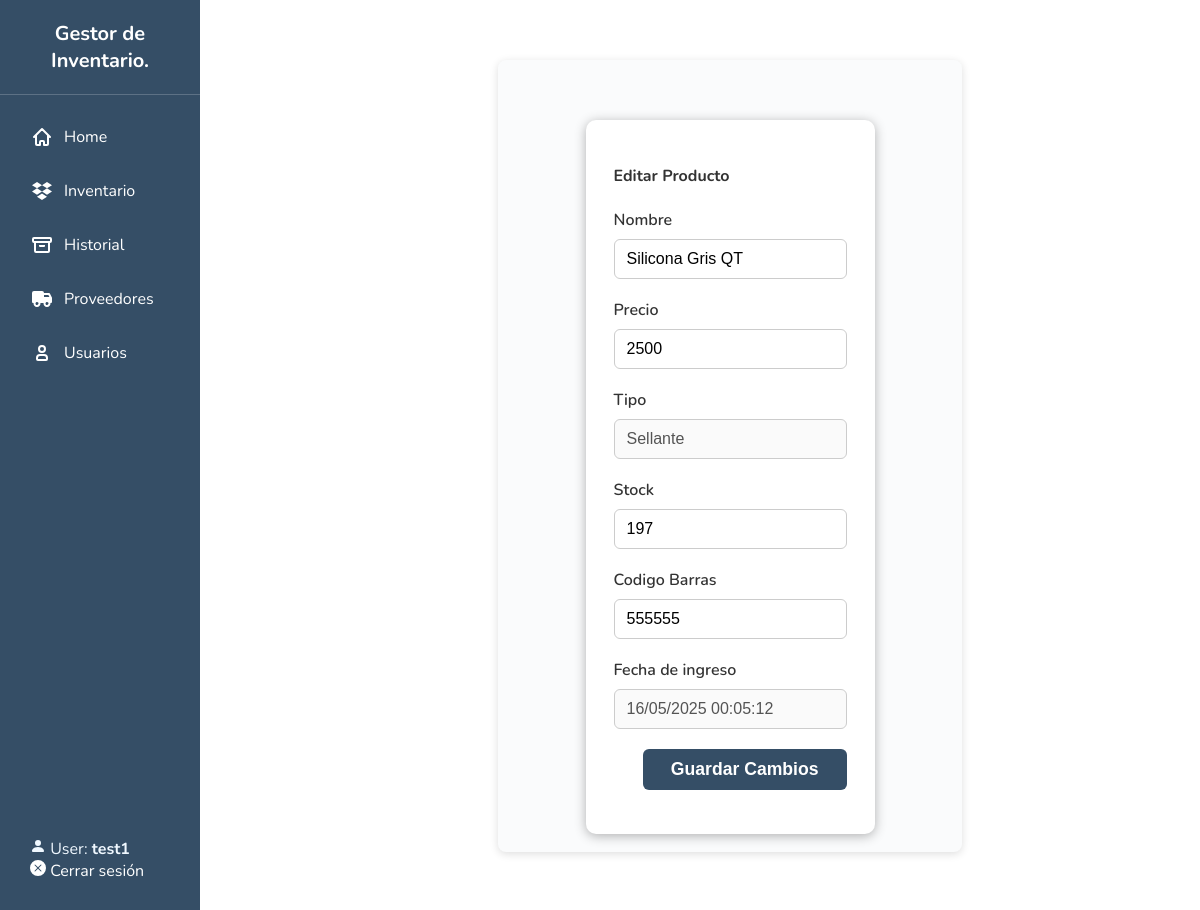
The app's page /sellantes/edit_item/1 (signed in) with its own data.
### inventory/models.py (models this page shows, shortened)
class Producto(models.Model):
    name = models.CharField(max_length=200, default='Sin nombre')
    type = models.CharField(max_length=200, blank=False)
    price = models.IntegerField()
    stock = models.IntegerField(default=0)
    codigo_barras = models.CharField(max_length=50, null=True, blank=True)
    choices = (
        ('AVAILABLE', 'Item ready to be purchased'),
        ('SOLD', 'Item already purchased'),
        ('RESTOCKING', 'Item restocking in a few days')
    )
    status = models.CharField(max_length=10, choices=choices, default='SOLD')
    issues = models.CharField(max_length=50, default="No Issues")
    date_added = models.DateTimeField(default=now, editable=False)
    class Meta:
        abstract = True

class Sellantes(Producto):
    pass

### inventory/views.py (the view)
# urls.py: re_path(r'^sellantes/edit_item/(?P<pk>\d+)$', edit_sellante, name="edit_sellante"),
@login_required
def edit_sellante(request, pk):
    return edit_item(request, pk, Sellantes, SellanteForm)

### inventory/forms.py
class SellanteForm(forms.ModelForm):
    class Meta:
        model = Sellantes
        fields = ['name', 'price', 'type', 'stock', 'codigo_barras']
        labels = {
            'name': 'Nombre',
            'type': 'Tipo',
            'price': 'Precio',
            'stock': 'Stock',
            'codigo_barras':'Codigo Barras'
        }
    def __init__(self, *args, **kwargs):
        super().__init__(*args, **kwargs)
        self.fields['date_added'] = forms.DateTimeField(
            initial=self.instance.date_added, disabled=True, required=False, label='Fecha de ingreso'
        )
        self.fields['type'].disabled = True

### inventory/templates/inv/edit_item.html (shortened to what this page needs)
{% extends 'inv/base.html' %}
{% block body %}
<div class="add-product-container">
  <form method="POST" class="add-product-form">
    <h4>Editar Producto</h4>
    {% for field in form %}
    <div class="add-product-group">
      <label for="id_{{ field.name }}" class="add-product-label">{{ field.label }}</label>
      <div class="add-product-field">
        {{ field }}
      </div>
    </div>
    {% endfor %}
    <div class="add-product-group">
      <div class="add-product-btn-wrap">
        <button type="submit" class="add-product-btn">Guardar Cambios</button>
      </div>
    </div>
  </form>
</div>
{% endblock %}

### inventory/templates/inv/base.html (shortened to what this page needs)
<!DOCTYPE html>
<html>
  {% load static %}
  {% block styles %}
    <link rel="stylesheet" type="text/css" href="{% static '/css/bootstrap.min.css' %}">
    <link rel="stylesheet" type="text/css" href="{% static '/css/style.css' %}">
  {% endblock %}
<body>
  <div class="sidebar">
    <div class="sidebar-logo">
      Gestor de Inventario.
    </div>
    <div class="sidebar-logoless">
    <div class="sidebar-nav">
      <a href="{% url 'index' %}">
        Home
      </a>
      <a href="{% url 'inventario' %}">
        Inventario
      </a>
      <a href="{% url 'historial' %}">
        Historial
      </a>
      <a href="{% url 'suppliers_list' %}">
        Proveedores
      <a href="{% url 'users' %}">
        <svg class="w-6 h-6" aria-hidden="true" xmlns="http://www.w3.org/2000/svg" width="24" height="24" fill="none" viewBox="0 0 24 24">
          <path stroke="currentColor" stroke-width="2" d="M7 17v1a1 1 0 0 0 1 1h8a1 1 0 0 0 1-1v-1a3 3 0 0 0-3-3h-4a3 3 0 0 0-3 3Zm8-9a3 3 0 1 1-6 0 3 3 0 0 1 6 0Z"/>
        </svg>
        Usuarios
      </a>
      </div>
    </div>
<div class="sidebar-footer">
  {% if user.is_authenticated %}
    <span class="user-info">
      <svg xmlns="http://www.w3.org/2000/svg" width="16" height="16" fill="currentColor" class="bi bi-person-fill" viewBox="0 0 16 16">
        <path d="M3 14s-1 0-1-1 1-4 6-4 6 3 6 4-1 1-1 1zm5-6a3 3 0 1 0 0-6 3 3 0 0 0 0 6"/>
      </svg>
      User: <strong>{{ user.username }}</strong>
    </span>
    <br>
    <a href="{% url 'logout_custom' %}" class="logout-link" style="text-decoration: none; color: white;">
  Cerrar sesión
</a>
  {% endif %}
</div>
  </div>
  <div class="container" style="margin-left: 260px;">
    {% block body %}
    {% endblock %}
  </div>
</body>
</html>

### inventory/static/css/style.css (style rules this page uses)
.add-product-container { display: flex; align-items: center; max-width: 420px; margin: 40px auto; background: #fafbfc; border-radius: 8px; box-shadow: 0 2px 8px #0002; padding: 28px 22px 18px 22px; justify-content: center; }
.add-product-group { margin-bottom: 20px; }
.add-product-label { display: block; margin-bottom: 8px; font-weight: 600; color: #333; }
.add-product-field input, .add-product-field select, .add-product-field textarea { width: 100%; padding: 10px 12px; border: 1px solid #ccc; border-radius: 6px; font-size: 1rem; box-sizing: border-box; transition: border-color 0.2s; }
.add-product-btn-wrap { text-align: right; }
.add-product-btn { background-color: #354e66; color: #fff; padding: 10px 28px; border: none; border-radius: 6px; font-size: 1.1rem; font-weight: 600; cursor: pointer; transition: background 0.2s; }
form { max-width: 400px; margin: 32px auto 0 auto; padding: 24px 28px; background: #ffffff; border-radius: 10px; box-shadow: 0 2px 12px rgba(0,0,0,0.3); }
form button[type="submit"] { background-color: #354e66; color: #fff; padding: 10px 28px; border: none; border-radius: 6px; font-size: 1.1rem; font-weight: 600; cursor: pointer; transition: background 0.2s; }

### inventory/templates/inv/base.html (style rules this page uses)
.sidebar-footer { position: absolute; bottom: 0; width: 100%; padding: 15%; color: aliceblue; }

### records on screen
Sellantes: form "Silicona Gris QT" "2500" "Sellante" "197" "555555" "16/05/2025 00:05:12"

### other values on screen
{{ user.username }} "test1"
{{ field.label }} "Nombre" "Precio" "Tipo" "Stock" "Codigo Barras" "Fecha de ingreso"
